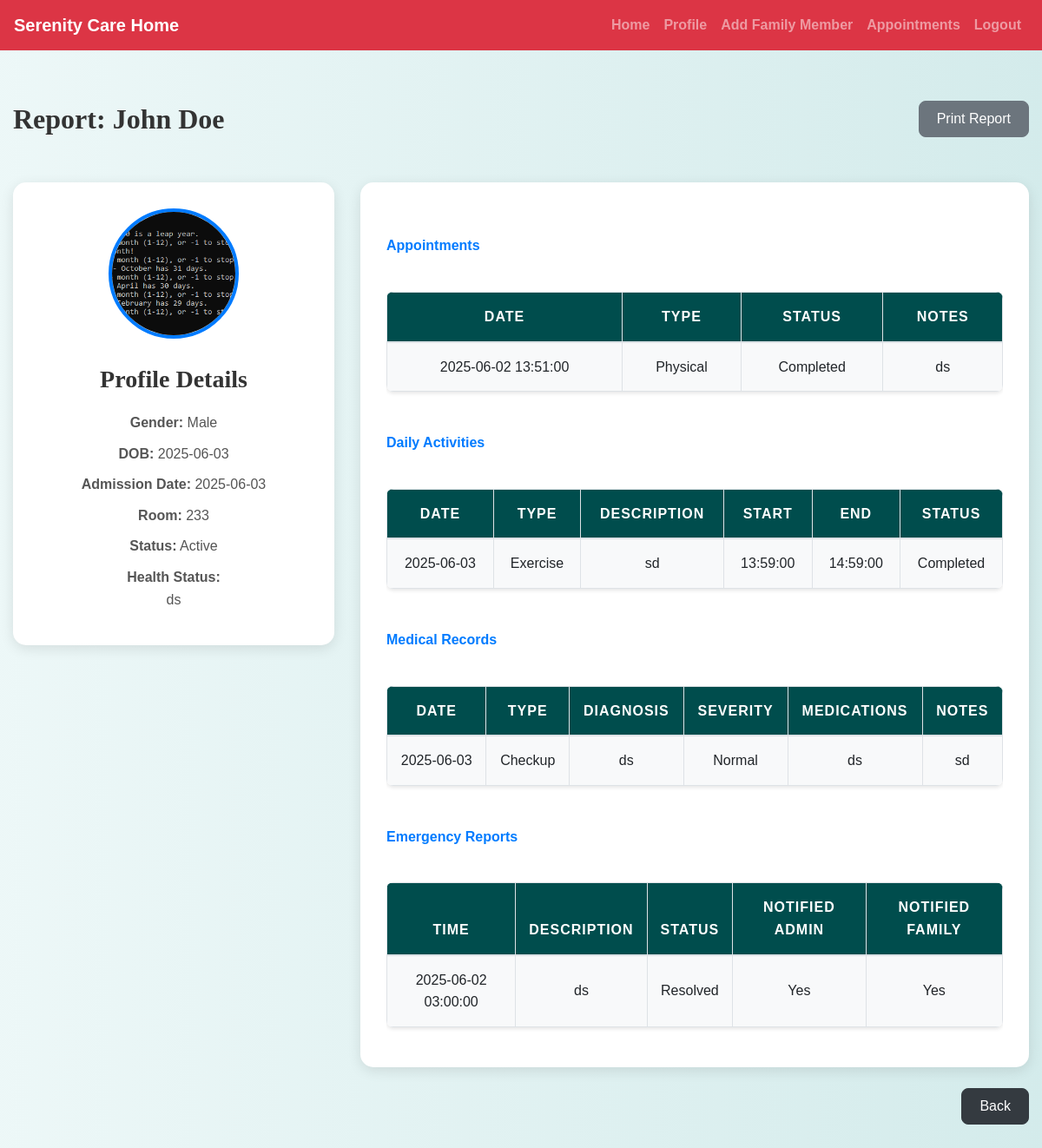
The page /family/member_report.php?id=3 (signed in) on the database its author committed.
### tables this page shows
CREATE TABLE `elderly_members` (
  `member_id` int(11) NOT NULL,
  `first_name` varchar(100) NOT NULL,
  `last_name` varchar(100) NOT NULL,
  `date_of_birth` date NOT NULL,
  `gender` enum('Male','Female','Other') NOT NULL,
  `admission_date` date NOT NULL,
  `family_member_id` int(11) DEFAULT NULL,
  `room_number` varchar(20) NOT NULL,
  `health_status` text DEFAULT NULL,
  `status` enum('active','deceased','transferred') DEFAULT 'active',
  `profile_picture` varchar(255) DEFAULT NULL,
  `created_at` timestamp NOT NULL DEFAULT current_timestamp()
);

CREATE TABLE `appointments` (
  `id` int(11) NOT NULL,
  `elderly_id` int(11) NOT NULL,
  `family_member_id` int(11) NOT NULL,
  `appointment_date` datetime NOT NULL,
  `type` enum('physical','virtual') NOT NULL,
  `status` enum('pending','approved','completed','rejected') DEFAULT 'pending',
  `notes` text DEFAULT NULL
);

CREATE TABLE `daily_activities` (
  `activity_id` int(11) NOT NULL,
  `elderly_id` int(11) NOT NULL,
  `date` date NOT NULL,
  `activity_type` enum('meal','medication','exercise','event','other') NOT NULL,
  `description` text NOT NULL,
  `start_time` time DEFAULT NULL,
  `end_time` time DEFAULT NULL,
  `staff_id` int(11) DEFAULT NULL,
  `status` enum('scheduled','completed','skipped') DEFAULT 'scheduled'
);

CREATE TABLE `medical_records` (
  `id` int(11) NOT NULL,
  `elderly_id` int(11) NOT NULL,
  `staff_id` int(11) DEFAULT NULL,
  `record_date` date NOT NULL,
  `record_type` enum('checkup','treatment','other') NOT NULL,
  `diagnosis` text NOT NULL,
  `medications` text DEFAULT NULL,
  `notes` text DEFAULT NULL,
  `severity` enum('normal','urgent','critical') NOT NULL,
  `created_at` timestamp NOT NULL DEFAULT current_timestamp()
);

CREATE TABLE `emergency_reports` (
  `id` int(11) NOT NULL,
  `elderly_id` int(11) NOT NULL,
  `reported_by` int(11) NOT NULL,
  `report_time` datetime NOT NULL,
  `description` text NOT NULL,
  `notified_admin` tinyint(1) DEFAULT 0,
  `notified_family` tinyint(1) DEFAULT 0,
  `status` enum('open','resolved') DEFAULT 'open'
);

### family/member_report.php (the view, shortened to what this page needs)
<?php
include('config.php');
$member_id = intval($_GET['id'] ?? 0);
$user_id = $_SESSION['id'];
$stmt = $conn->prepare("SELECT * FROM elderly_members WHERE member_id = ? AND family_member_id = ?");
$stmt->bind_param("ii", $member_id, $user_id);
$stmt->execute();
$member_result = $stmt->get_result();
$member = $member_result->fetch_assoc();
$stmt_appointments = $conn->prepare("SELECT * FROM appointments WHERE elderly_id = ? ORDER BY appointment_date DESC");
$stmt_appointments->bind_param("i", $member_id);
$stmt_appointments->execute();
$appointments = $stmt_appointments->get_result();
$stmt_activities = $conn->prepare("SELECT * FROM daily_activities WHERE elderly_id = ? ORDER BY date DESC");
$stmt_activities->bind_param("i", $member_id);
$stmt_activities->execute();
$activities = $stmt_activities->get_result();
$stmt_medical = $conn->prepare("SELECT * FROM medical_records WHERE elderly_id = ? ORDER BY record_date DESC");
$stmt_medical->bind_param("i", $member_id);
$stmt_medical->execute();
$medical = $stmt_medical->get_result();
$stmt_emergencies = $conn->prepare("SELECT * FROM emergency_reports WHERE elderly_id = ? ORDER BY report_time DESC");
$stmt_emergencies->bind_param("i", $member_id);
$stmt_emergencies->execute();
$emergencies = $stmt_emergencies->get_result();
?>
<!DOCTYPE html>
<html lang="en">
<head>
    <link rel="stylesheet" href="https://cdn.jsdelivr.net/npm/bootstrap@4.6.2/dist/css/bootstrap.min.css">
    <link rel="stylesheet" href="../css/style.css">
</head>
<body>
<?php include('navbar.php'); ?>
<div class="container">
    <div class="d-flex justify-content-between align-items-center mb-4">
        <h2>Report: <?= htmlspecialchars($member['first_name'] . ' ' . $member['last_name']) ?></h2>
        <button class="btn btn-secondary no-print" onclick="window.print()">Print Report</button>
    </div>
    <div class="row">
        <div class="col-lg-4 col-md-12">
            <div class="profile-card">
                <img
                    src="<?= !empty($member['profile_picture']) ? htmlspecialchars('../admin/uploads/' . $member['profile_picture']) : '../images/default_profile.png' ?>"
                    alt="Profile Picture"
                    class="profile-picture mx-auto d-block"
                >
                <div class="profile-info text-center">
                    <h3>Profile Details</h3>
                    <p><strong>Gender:</strong> <?= htmlspecialchars(ucfirst($member['gender'])) ?></p>
                    <p><strong>DOB:</strong> <?= htmlspecialchars($member['date_of_birth']) ?></p>
                    <p><strong>Admission Date:</strong> <?= htmlspecialchars($member['admission_date']) ?></p>
                    <p><strong>Room:</strong> <?= htmlspecialchars($member['room_number']) ?></p>
                    <p><strong>Status:</strong> <?= htmlspecialchars(ucfirst($member['status'])) ?></p>
                    <p><strong>Health Status:</strong><br> <?= nl2br(htmlspecialchars($member['health_status'])) ?></p>
                </div>
            </div>
        </div>
        <div class="col-lg-8 col-md-12">
            <div class="report-card">
                <div class="section-title">Appointments</div>
                <?php if ($appointments->num_rows > 0): ?>
                    <div class="table-responsive">
                        <table class="table table-striped table-bordered report-table">
                            <thead>
                                <tr>
                                    <th>Date</th>
                                    <th>Type</th>
                                    <th>Status</th>
                                    <th>Notes</th>
                                </tr>
                            </thead>
                            <tbody>
                                <?php while ($a = $appointments->fetch_assoc()): ?>
                                    <tr>
                                        <td><?= htmlspecialchars($a['appointment_date']) ?></td>
                                        <td><?= htmlspecialchars(ucfirst($a['type'])) ?></td>
                                        <td><?= htmlspecialchars(ucfirst($a['status'])) ?></td>
                                        <td><?= nl2br(htmlspecialchars($a['notes'])) ?></td>
                                    </tr>
                                <?php endwhile; ?>
                            </tbody>
                        </table>
                    </div>
                <?php else: ?>
                    <p class="text-muted">No appointments recorded.</p>
                <?php endif; ?>
                <div class="section-title">Daily Activities</div>
                <?php if ($activities->num_rows > 0): ?>
                    <div class="table-responsive">
                        <table class="table table-striped table-bordered report-table">
                            <thead>
                                <tr>
                                    <th>Date</th>
                                    <th>Type</th>
                                    <th>Description</th>
                                    <th>Start</th>
                                    <th>End</th>
                                    <th>Status</th>
                                </tr>
                            </thead>
                            <tbody>
                                <?php while ($act = $activities->fetch_assoc()): ?>
                                    <tr>
                                        <td><?= htmlspecialchars($act['date']) ?></td>
                                        <td><?= htmlspecialchars(ucfirst($act['activity_type'])) ?></td>
                                        <td><?= nl2br(htmlspecialchars($act['description'])) ?></td>
                                        <td><?= htmlspecialchars($act['start_time']) ?></td>
                                        <td><?= htmlspecialchars($act['end_time']) ?></td>
                                        <td><?= htmlspecialchars(ucfirst($act['status'])) ?></td>
                                    </tr>
                                <?php endwhile; ?>
                            </tbody>
                        </table>
                    </div>
                <?php else: ?>
                    <p class="text-muted">No daily activities recorded.</p>
                <?php endif; ?>
                <div class="section-title">Medical Records</div>
                <?php if ($medical->num_rows > 0): ?>
                    <div class="table-responsive">
                        <table class="table table-striped table-bordered report-table">
                            <thead>
                                <tr>
                                    <th>Date</th>
                                    <th>Type</th>
                                    <th>Diagnosis</th>
                                    <th>Severity</th>
                                    <th>Medications</th>
                                    <th>Notes</th>
                                </tr>
                            </thead>
                            <tbody>
                                <?php while ($m = $medical->fetch_assoc()): ?>
                                    <tr>
                                        <td><?= htmlspecialchars($m['record_date']) ?></td>
                                        <td><?= htmlspecialchars(ucfirst($m['record_type'])) ?></td>
                                        <td><?= nl2br(htmlspecialchars($m['diagnosis'])) ?></td>
                                        <td><?= htmlspecialchars(ucfirst($m['severity'])) ?></td>
                                        <td><?= nl2br(htmlspecialchars($m['medications'])) ?></td>
                                        <td><?= nl2br(htmlspecialchars($m['notes'])) ?></td>
                                    </tr>
                                <?php endwhile; ?>
                            </tbody>
                        </table>
                    </div>
                <?php else: ?>
                    <p class="text-muted">No medical records available.</p>
                <?php endif; ?>
                <div class="section-title">Emergency Reports</div>
                <?php if ($emergencies->num_rows > 0): ?>
                    <div class="table-responsive">
                        <table class="table table-striped table-bordered report-table">
                            <thead>
                                <tr>
                                    <th>Time</th>
                                    <th>Description</th>
                                    <th>Status</th>
                                    <th>Notified Admin</th>
                                    <th>Notified Family</th>
                                </tr>
                            </thead>
                            <tbody>
                                <?php while ($e = $emergencies->fetch_assoc()): ?>
                                    <tr>
                                        <td><?= htmlspecialchars($e['report_time']) ?></td>
                                        <td><?= nl2br(htmlspecialchars($e['description'])) ?></td>
                                        <td><?= htmlspecialchars(ucfirst($e['status'])) ?></td>
                                        <td><?= $e['notified_admin'] ? 'Yes' : 'No' ?></td>
                                        <td><?= $e['notified_family'] ? 'Yes' : 'No' ?></td>
                                    </tr>
                                <?php endwhile; ?>
                            </tbody>
                        </table>
                    </div>
                <?php else: ?>
                    <p class="text-muted">No emergency reports recorded.</p>
                <?php endif; ?>
            </div>
        </div>
    </div>
    <div class="text-right mt-4 no-print">
        <a href="manage_elderly_members.php" class="btn btn-dark">Back</a>
    </div>
</div>
</body>
</html>

### css/style.css (style rules this page uses)
body { background: linear-gradient(90deg, rgba(233, 246, 246, 0.831), rgba(207, 233, 233, 0.9)); font-family: 'Arial', sans-serif; color: #333; line-height: 1.6; }
h1, h2, h3, h4 { text-align: center; margin-top: 30px; margin-bottom: 30px; font-family: 'Georgia', serif; }
.container { margin-bottom: 40px; }
.table { width: 100%; border-collapse: collapse; margin-top: 20px; font-size: 16px; background-color: #ffffff; border-radius: 8px; overflow: hidden; box-shadow: 0 2px 4px rgba(0, 0, 0, 0.1); }
.table th, .table td { padding: 15px; border: 1px solid #dee2e6; text-align: center; }
.table thead th { background-color: #004d4d; color: white; font-weight: bold; text-transform: uppercase; letter-spacing: 1px; }
.table tbody tr:nth-child(odd) { background-color: #f8f9fa; }
a { color: #006666; text-decoration: none; font-weight: bold; }

### family/member_report.php (style rules this page uses)
.container { max-width: 1200px; margin-top: 30px; margin-bottom: 30px; }
.profile-card { background: white; border-radius: 15px; padding: 30px; box-shadow: 0 4px 15px rgba(0,0,0,0.1); transition: transform 0.3s ease; }
.profile-picture { width: 150px; height: 150px; object-fit: cover; border-radius: 50%; border: 4px solid #007bff; margin-bottom: 20px; }
.profile-info h3 { color: #333; font-weight: 600; margin-bottom: 20px; }
.profile-info p { margin-bottom: 10px; color: #555; }
.report-card { background: white; border-radius: 15px; padding: 30px; box-shadow: 0 4px 15px rgba(0,0,0,0.1); transition: transform 0.3s ease; }
.report-table th { background-color: #007bff; color: white; font-weight: 600; }
.report-table td { vertical-align: middle; }
h2 { color: #333; font-weight: 700; text-align: center; margin-bottom: 30px; }
.section-title { color: #007bff; font-weight: 600; margin-top: 30px; margin-bottom: 20px; }
.btn-primary, .btn-dark, .btn-secondary { border-radius: 8px; padding: 8px 20px; transition: background-color 0.3s ease; }

### rows shown on the page
elderly_members: first_name+last_name "John Doe", profile_picture (picture), gender "Male", date_of_birth "2025-06-03", admission_date "2025-06-03", room_number "233", status "Active", health_status "ds"
appointments: appointment_date "2025-06-02 13:51:00", type "Physical", status "Completed", notes "ds"
daily_activities: date "2025-06-03", activity_type "Exercise", description "sd", start_time "13:59:00", end_time "14:59:00", status "Completed"
medical_records: record_date "2025-06-03", record_type "Checkup", diagnosis "ds", severity "Normal", medications "ds", notes "sd"
emergency_reports: report_time "2025-06-02 03:00:00", description "ds", status "Resolved", notified_admin "Yes", notified_family "Yes"
